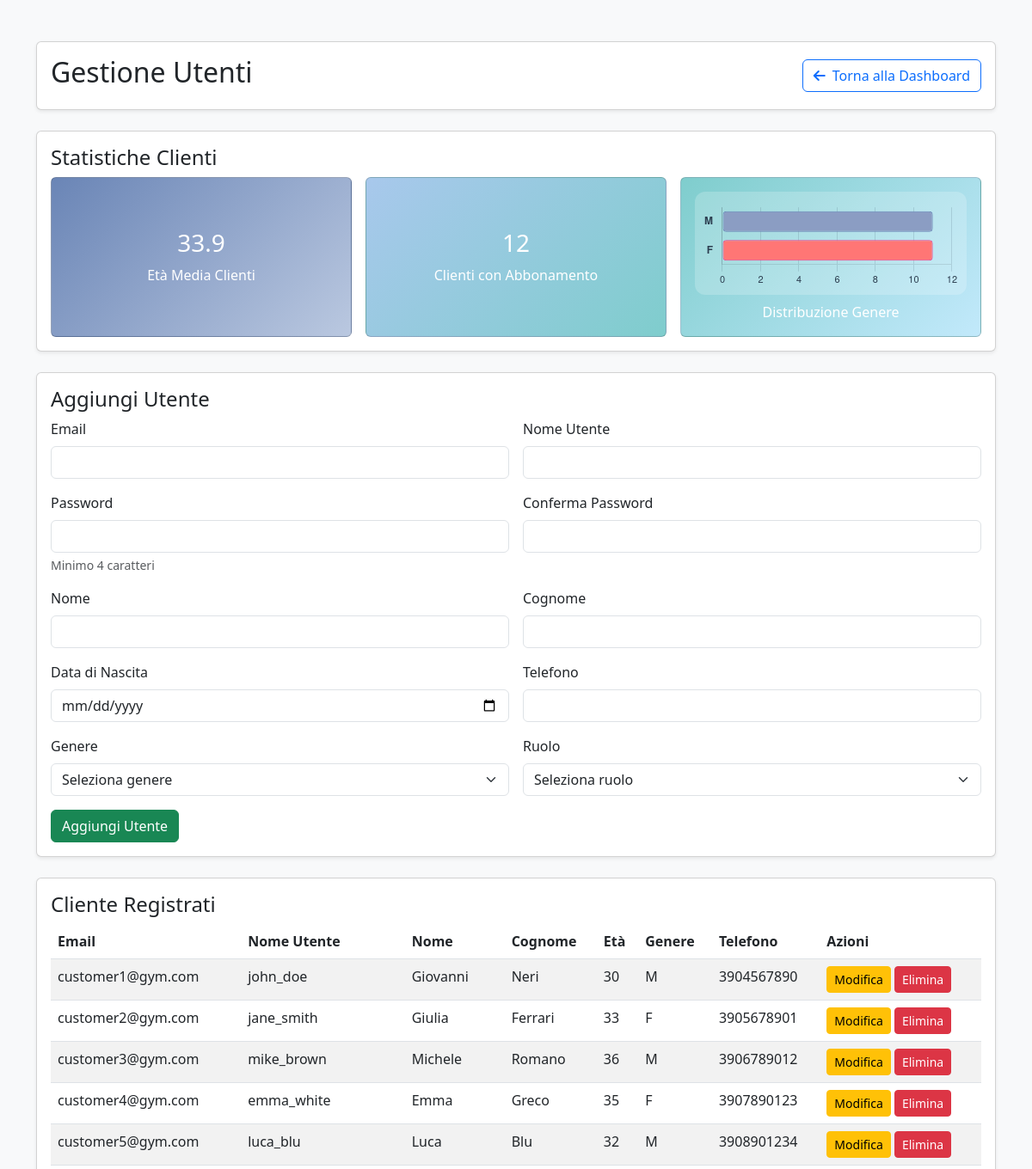
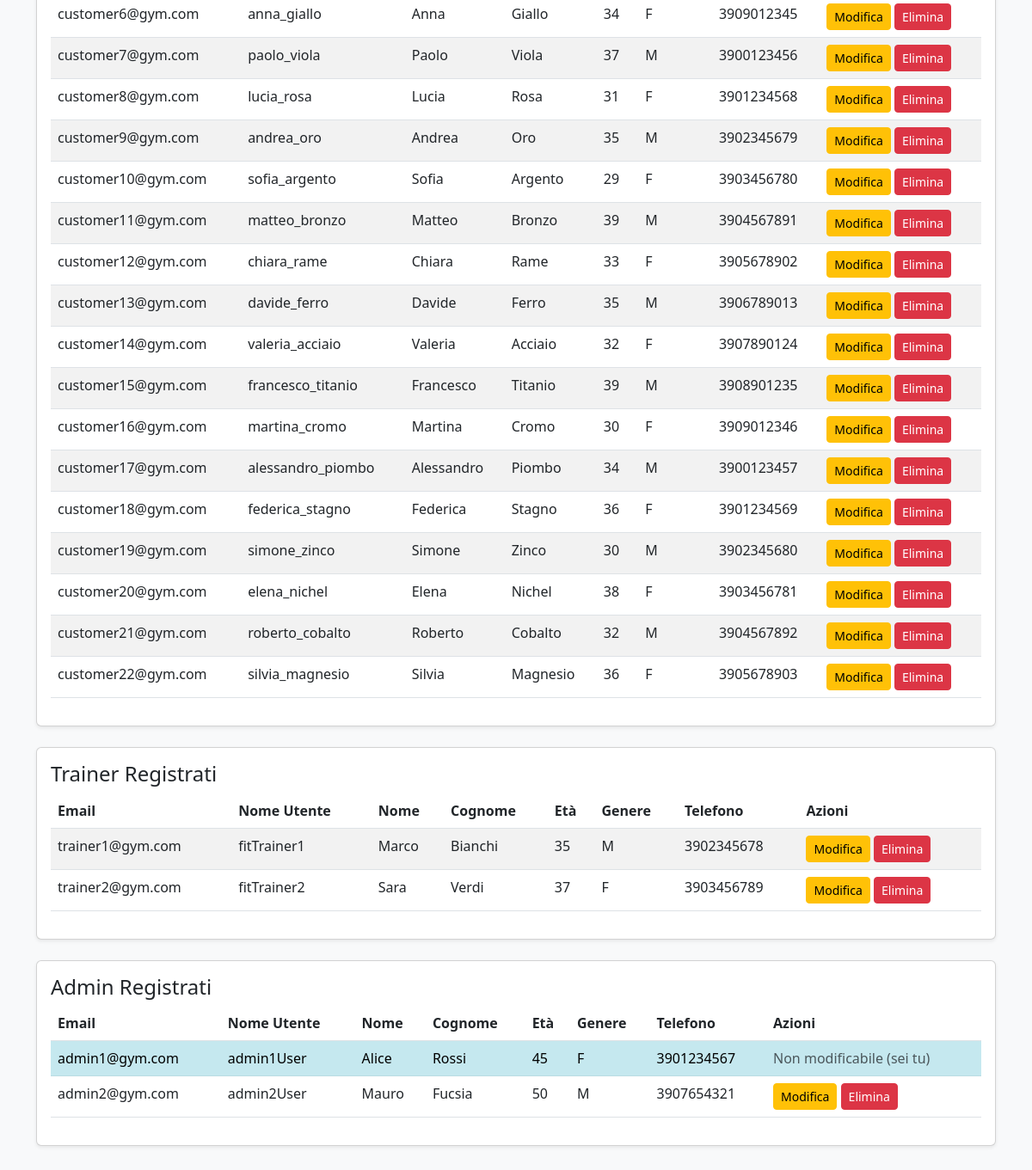
The page /user_management.php (signed in) on the database its author committed (2 pictures, top to bottom).
### tables this page shows
CREATE TABLE USERS (
    userID INT PRIMARY KEY AUTO_INCREMENT,
    email VARCHAR(255) UNIQUE NOT NULL,
    password VARCHAR(255) NOT NULL,
    userName VARCHAR(100) NOT NULL,
    firstName VARCHAR(100) NOT NULL,
    lastName VARCHAR(100) NOT NULL,
    birthDate DATE,
    gender ENUM('M', 'F', 'Other'),
    phoneNumber VARCHAR(20),
    role ENUM('customer', 'trainer', 'admin') DEFAULT 'customer'
);

### user_management.php (the view, shortened to what this page needs)
<?php
require_once 'config.php';
$currentAdminID = $_SESSION['userID'];
function calcAge($bdate) {
    try {
        $d1 = new DateTime($bdate);
        $d2 = new DateTime();
        return $d2->diff($d1)->y;
    } catch (Exception $e) {
        return 'N/A';
    }
}
function countAdmins($conn) {
    $stmt = $conn->prepare("SELECT COUNT(*) as count FROM USERS WHERE role = 'admin'");
    $stmt->execute();
    return $stmt->get_result()->fetch_assoc()['count'];
}
function getUsersByRole($conn, $role) {
    $stmt = $conn->prepare("SELECT userID, email, userName, firstName, lastName, birthDate, gender, phoneNumber, role FROM USERS WHERE role = ?");
    $stmt->bind_param('s', $role);
    $stmt->execute();
    return $stmt->get_result()->fetch_all(MYSQLI_ASSOC);
}
$editUser = null;
function getCustomerStats($conn) {
    $stmt = $conn->prepare("
        SELECT ROUND(AVG(TIMESTAMPDIFF(YEAR, birthDate, CURDATE())), 1) as avgAge
        FROM USERS
        WHERE role = 'customer' AND birthDate IS NOT NULL
    ");
    $stmt->execute();
    $result = $stmt->get_result()->fetch_assoc();
    $avgAge = $result['avgAge'] ?? 0;
    $stmt = $conn->prepare("SELECT gender, COUNT(*) as count FROM USERS WHERE role = 'customer' GROUP BY gender");
    $stmt->execute();
    $genderStats = $stmt->get_result()->fetch_all(MYSQLI_ASSOC);
    $stmt = $conn->prepare("
        SELECT COUNT(DISTINCT customerID) as count
        FROM SUBSCRIPTIONS
        WHERE CURDATE() BETWEEN startDate AND expirationDate
    ");
    $stmt->execute();
    $activeSubscriptions = $stmt->get_result()->fetch_assoc()['count'];
    return [
        'avgAge' => $avgAge,
        'genderStats' => $genderStats,
        'activeSubscriptions' => $activeSubscriptions
    ];
}
$roles = ['customer' => 'Cliente', 'trainer' => 'Trainer', 'admin' => 'Admin'];
$usersByRole = [];
foreach (array_keys($roles) as $role) {
    $usersByRole[$role] = getUsersByRole($conn, $role);
}
$stats = getCustomerStats($conn);
$adminCount = countAdmins($conn);
?>
<!DOCTYPE html>
<html lang="it">
<head>
    <link href="https://cdnjs.cloudflare.com/ajax/libs/bootstrap/5.3.0/css/bootstrap.min.css" rel="stylesheet" />
    <link href="https://cdnjs.cloudflare.com/ajax/libs/font-awesome/6.0.0/css/all.min.css" rel="stylesheet" />
</head>
<body class="bg-light">
<div class="container py-5">
    <div class="card shadow-sm mb-4">
        <div class="card-body">
            <div class="d-flex justify-content-between align-items-center">
                <h2>Gestione Utenti</h2>
                <a href="dashboard.php" class="btn btn-outline-primary">
                    <i class="fas fa-arrow-left me-2"></i>Torna alla Dashboard
                </a>
            </div>
        </div>
    </div>
    <div class="card mb-4 shadow-sm">
        <div class="card-body">
            <h4>Statistiche Clienti</h4>
            <div class="row g-3">
                <div class="col-md-4">
                    <div class="card text-white h-100" style="background: linear-gradient(135deg, #6a85b6 0%, #bac8e0 100%);">
                        <div class="card-body text-center d-flex flex-column justify-content-center">
                            <h3><?= $stats['avgAge'] ?></h3>
                            <p class="mb-0">Età Media Clienti</p>
                        </div>
                    </div>
                </div>
                <div class="col-md-4">
                    <div class="card text-white h-100" style="background: linear-gradient(135deg, #a8c8ec 0%, #7fcdcd 100%);">
                        <div class="card-body text-center d-flex flex-column justify-content-center">
                            <h3><?= $stats['activeSubscriptions'] ?></h3>
                            <p class="mb-0">Clienti con Abbonamento</p>
                        </div>
                    </div>
                </div>
                <div class="col-md-4">
                    <div class="card text-white h-100" style="background: linear-gradient(135deg, #7fcdcd 0%, #c2e9fb 100%);">
                        <div class="card-body text-center d-flex flex-column justify-content-center">
                            <div style="height: 120px; position: relative; background: rgba(255,255,255,0.2); border-radius: 12px; padding: 8px;">
                                <canvas id="genderChart"></canvas>
                            </div>
                            <p class="mb-0 mt-2">Distribuzione Genere</p>
                        </div>
                    </div>
                </div>
            </div>
        </div>
    </div>
    <div class="card mb-4 shadow-sm">
        <div class="card-body">
            <h4><?= $editUser ? 'Modifica Utente' : 'Aggiungi Utente' ?></h4>
            <form method="POST" class="row g-3" id="userForm">
                <div class="col-md-6">
                    <label class="form-label">Email</label>
                    <input name="email" required class="form-control" type="email"
                           value="<?= $editUser ? htmlspecialchars($editUser['email']) : (isset($_POST['email']) ? htmlspecialchars($_POST['email']) : '') ?>" />
                </div>
                <div class="col-md-6">
                    <label class="form-label">Nome Utente</label>
                    <input name="userName" required class="form-control" type="text"
                           value="<?= $editUser ? htmlspecialchars($editUser['userName']) : (isset($_POST['userName']) ? htmlspecialchars($_POST['userName']) : '') ?>" />
                </div>
                <div class="col-md-6">
                    <label class="form-label">Password <?= $editUser ? '(lascia vuoto per non modificare)' : '' ?></label>
                    <input name="password" <?= $editUser ? '' : 'required' ?> class="form-control" type="password" minlength="4" />
                    <div class="form-text">Minimo 4 caratteri</div>
                </div>
                <div class="col-md-6">
                    <label class="form-label">Conferma Password</label>
                    <input name="confirm_password" <?= $editUser ? '' : 'required' ?> class="form-control" type="password" minlength="4" />
                </div>
                <div class="col-md-6">
                    <label class="form-label">Nome</label>
                    <input name="firstName" required class="form-control" type="text"
                           value="<?= $editUser ? htmlspecialchars($editUser['firstName']) : (isset($_POST['firstName']) ? htmlspecialchars($_POST['firstName']) : '') ?>" />
                </div>
                <div class="col-md-6">
                    <label class="form-label">Cognome</label>
                    <input name="lastName" required class="form-control" type="text"
                           value="<?= $editUser ? htmlspecialchars($editUser['lastName']) : (isset($_POST['lastName']) ? htmlspecialchars($_POST['lastName']) : '') ?>" />
                </div>
                <div class="col-md-6">
                    <label class="form-label">Data di Nascita</label>
                    <input name="birthDate" required class="form-control" type="date" max="<?= date('Y-m-d') ?>"
                           value="<?= $editUser ? $editUser['birthDate'] : (isset($_POST['birthDate']) ? $_POST['birthDate'] : '') ?>" />
                </div>
                <div class="col-md-6">
                    <label class="form-label">Telefono</label>
                    <input name="phoneNumber" required class="form-control" type="tel"
                           value="<?= $editUser ? htmlspecialchars($editUser['phoneNumber']) : (isset($_POST['phoneNumber']) ? htmlspecialchars($_POST['phoneNumber']) : '') ?>" />
                </div>
                <div class="col-md-6">
                    <label class="form-label">Genere</label>
                    <select name="gender" class="form-select" required>
                        <option value="">Seleziona genere</option>
                    </select>
                </div>
                <div class="col-md-6">
                    <label class="form-label">Ruolo</label>
                    <select name="role" class="form-select" required>
                        <option value="">Seleziona ruolo</option>
                    </select>
                </div>
                <div class="col-12">
                    <button name="<?= $editUser ? 'update' : 'add' ?>" class="btn <?= $editUser ? 'btn-warning' : 'btn-success' ?>" type="submit">
                        <?= $editUser ? 'Modifica Utente' : 'Aggiungi Utente' ?>
                    </button>
                </div>
            </form>
        </div>
    </div>
    <?php foreach ($roles as $key => $label): ?>
        <div class="card shadow-sm mb-4">
            <div class="card-body">
                <h4><?= $label ?> Registrati</h4>
                <div class="table-responsive">
                    <table class="table table-striped">
                        <thead>
                            <tr>
                                <th>Email</th><th>Nome Utente</th><th>Nome</th><th>Cognome</th>
                                <th>Età</th><th>Genere</th><th>Telefono</th><th>Azioni</th>
                            </tr>
                        </thead>
                        <tbody>
                            <?php foreach($usersByRole[$key] as $u): ?>
                                <?php
                                $isCurrentAdmin = ($u['userID'] == $currentAdminID);
                                $isLastAdmin = ($key === 'admin' && $adminCount <= 1 && $u['userID'] == $currentAdminID);
                                ?>
                                <tr <?= $isCurrentAdmin ? 'class="table-info"' : '' ?>>
                                    <td><?= htmlspecialchars($u['email']) ?></td>
                                    <td><?= htmlspecialchars($u['userName']) ?></td>
                                    <td><?= htmlspecialchars($u['firstName']) ?></td>
                                    <td><?= htmlspecialchars($u['lastName']) ?></td>
                                    <td><?= calcAge($u['birthDate']) ?></td>
                                    <td><?= htmlspecialchars($u['gender']) ?></td>
                                    <td><?= htmlspecialchars($u['phoneNumber']) ?></td>
                                    <td>
                                        <?php if ($isCurrentAdmin): ?>
                                            <span class="text-muted">
                                                Non modificabile (sei tu)
                                            </span>
                                        <?php else: ?>
                                            <a href="?edit=<?= $u['userID'] ?>" class="btn btn-sm btn-warning" title="Modifica utente">
                                                Modifica
                                            </a>
                                            <?php if ($isLastAdmin): ?>
                                                <button class="btn btn-sm btn-secondary" disabled title="Non puoi eliminare l'ultimo admin">
                                                    Protetto
                                                </button>
                                            <?php else: ?>
                                                <form method="POST" style="display:inline" onsubmit="return confirm('Sei sicuro di eliminare questo utente?\n');">
                                                    <button name="delete" class="btn btn-sm btn-danger" title="Elimina utente">
                                                        Elimina
                                                    </button>
                                                </form>
                                            <?php endif; ?>
                                        <?php endif; ?>
                                    </td>
                                </tr>
                            <?php endforeach; ?>
                        </tbody>
                    </table>
                </div>
            </div>
        </div>
    <?php endforeach; ?>
</div>
</body>
</html>

### rows shown on the page
users: email "customer1@gym.com", userName "john_doe", firstName "Giovanni", lastName "Neri", birthDate "30", gender "M", phoneNumber "3904567890"
users: email "customer2@gym.com", userName "jane_smith", firstName "Giulia", lastName "Ferrari", birthDate "33", gender "F", phoneNumber "3905678901"
users: email "customer3@gym.com", userName "mike_brown", firstName "Michele", lastName "Romano", birthDate "36", gender "M", phoneNumber "3906789012"
users: email "customer4@gym.com", userName "emma_white", firstName "Emma", lastName "Greco", birthDate "35", gender "F", phoneNumber "3907890123"
users: email "customer5@gym.com", userName "luca_blu", firstName "Luca", lastName "Blu", birthDate "32", gender "M", phoneNumber "3908901234"
users: email "customer6@gym.com", userName "anna_giallo", firstName "Anna", lastName "Giallo", birthDate "34", gender "F", phoneNumber "3909012345"
users: email "customer7@gym.com", userName "paolo_viola", firstName "Paolo", lastName "Viola", birthDate "37", gender "M", phoneNumber "3900123456"
users: email "customer8@gym.com", userName "lucia_rosa", firstName "Lucia", lastName "Rosa", birthDate "31", gender "F", phoneNumber "3901234568"
users: email "customer9@gym.com", userName "andrea_oro", firstName "Andrea", lastName "Oro", birthDate "35", gender "M", phoneNumber "3902345679"
users: email "customer10@gym.com", userName "sofia_argento", firstName "Sofia", lastName "Argento", birthDate "29", gender "F", phoneNumber "3903456780"
users: email "customer11@gym.com", userName "matteo_bronzo", firstName "Matteo", lastName "Bronzo", birthDate "39", gender "M", phoneNumber "3904567891"
users: email "customer12@gym.com", userName "chiara_rame", firstName "Chiara", lastName "Rame", birthDate "33", gender "F", phoneNumber "3905678902"
users: email "customer13@gym.com", userName "davide_ferro", firstName "Davide", lastName "Ferro", birthDate "35", gender "M", phoneNumber "3906789013"
users: email "customer14@gym.com", userName "valeria_acciaio", firstName "Valeria", lastName "Acciaio", birthDate "32", gender "F", phoneNumber "3907890124"
users: email "customer15@gym.com", userName "francesco_titanio", firstName "Francesco", lastName "Titanio", birthDate "39", gender "M", phoneNumber "3908901235"
users: email "customer16@gym.com", userName "martina_cromo", firstName "Martina", lastName "Cromo", birthDate "30", gender "F", phoneNumber "3909012346"
users: email "customer17@gym.com", userName "alessandro_piombo", firstName "Alessandro", lastName "Piombo", birthDate "34", gender "M", phoneNumber "3900123457"
users: email "customer18@gym.com", userName "federica_stagno", firstName "Federica", lastName "Stagno", birthDate "36", gender "F", phoneNumber "3901234569"
users: email "customer19@gym.com", userName "simone_zinco", firstName "Simone", lastName "Zinco", birthDate "30", gender "M", phoneNumber "3902345680"
users: email "customer20@gym.com", userName "elena_nichel", firstName "Elena", lastName "Nichel", birthDate "38", gender "F", phoneNumber "3903456781"
users: email "customer21@gym.com", userName "roberto_cobalto", firstName "Roberto", lastName "Cobalto", birthDate "32", gender "M", phoneNumber "3904567892"
users: email "customer22@gym.com", userName "silvia_magnesio", firstName "Silvia", lastName "Magnesio", birthDate "36", gender "F", phoneNumber "3905678903"
users: email "trainer1@gym.com", userName "fitTrainer1", firstName "Marco", lastName "Bianchi", birthDate "35", gender "M", phoneNumber "3902345678"
users: email "trainer2@gym.com", userName "fitTrainer2", firstName "Sara", lastName "Verdi", birthDate "37", gender "F", phoneNumber "3903456789"
users: email "admin1@gym.com", userName "admin1User", firstName "Alice", lastName "Rossi", birthDate "45", gender "F", phoneNumber "3901234567", shows "Non modificabile (sei tu)"
users: email "admin2@gym.com", userName "admin2User", firstName "Mauro", lastName "Fucsia", birthDate "50", gender "M", phoneNumber "3907654321"

### other values the page prints
$stats['avgAge'] "33.9"
$stats['activeSubscriptions'] "12"
$label "Cliente"
$label "Trainer"
$label "Admin"
